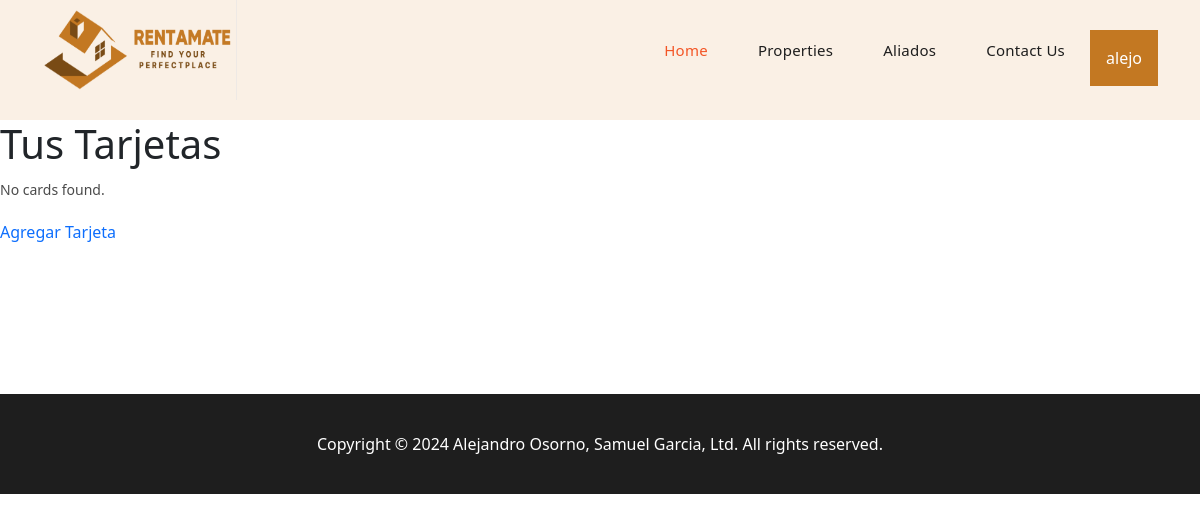
/cards/ (signed in), run on an earlier commit of the app's database.
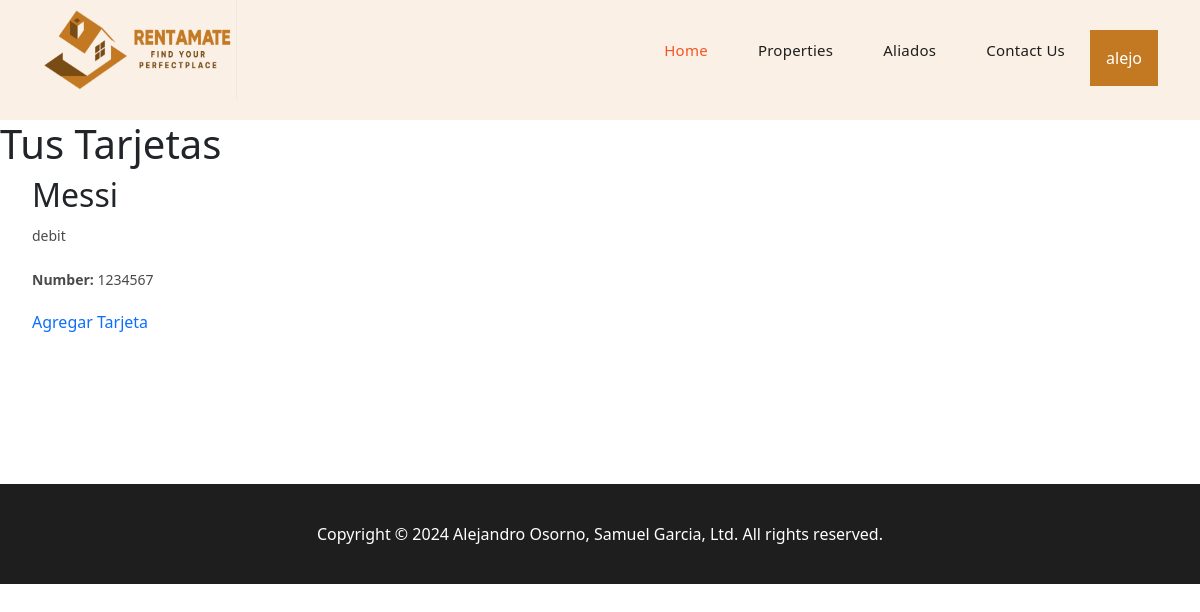
And on a later commit of the database.
### Payment/models.py (models this page shows, shortened)
class Card(models.Model):
    CARD_TYPE_CHOICES = [
        ('debit', 'Débito'),
        ('credit', 'Crédito'),
    ]
    card_name = models.CharField(max_length=16, primary_key=True, unique=True, blank=True)
    card_number = models.CharField(max_length=16)
    card_expire = models.DateField()
    card_cvc = models.CharField(max_length=4)
    card_type = models.CharField(max_length=10, choices=CARD_TYPE_CHOICES)

### Payment/views.py (the view)
# urls.py: path("cards/", PayViews.cards_list, name="cards"),
def cards_list(request):
    data = Data.objects.get(user=request.user)
    cards = data.payment_info.all()
    return render(request, 'cards.html', {'cards': cards})

### Payment/templates/cards.html
{% extends "base.html" %}
{% load static %}
{% block content %}
    <header>
        <h1>Tus Tarjetas</h1>
      </header>
      <main>
        {% if cards %}
          <ul>
            {% for card in cards %}
            <li>
              <h2>{{ card.card_name }}</h2>
              <p>{{ card.card_type }}</p>
              <p><strong>Number:</strong> {{ card.card_number }}</p>
              <a href="{% url 'create-card' %}">Agregar Tarjeta</a>
            </li>
            {% endfor %}
          </ul>
        {% else %}
        <p>No cards found.</p>
        <a href="{% url 'create-card' %}">Agregar Tarjeta</a>
        {% endif %}
      </main>
{% endblock content %}

What changed in the data, as far as the page shows it:
added Card: card_name "Messi", card_type "debit", card_number "1234567"
Also different on the page:
text no longer shown: "No cards found. Agregar Tarjeta"
